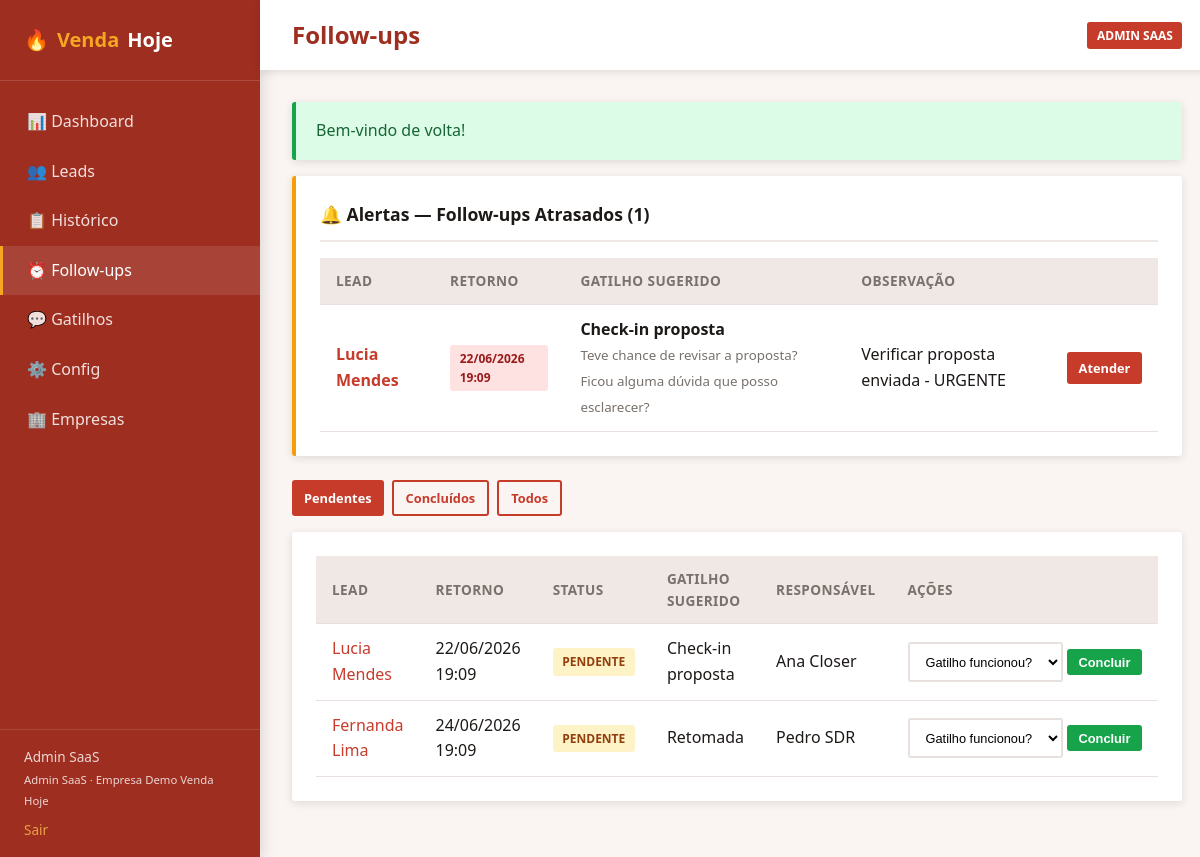
The app's page /venda_hoje/public/followups (signed in) with its own data.
### tables this page shows
CREATE TABLE IF NOT EXISTS followups (
    id INT UNSIGNED AUTO_INCREMENT PRIMARY KEY,
    lead_id INT UNSIGNED NOT NULL,
    atendimento_id INT UNSIGNED DEFAULT NULL,
    usuario_id INT UNSIGNED NOT NULL,
    data_retorno DATETIME NOT NULL,
    gatilho_sugerido_id INT UNSIGNED DEFAULT NULL,
    gatilho_funcionou TINYINT(1) DEFAULT NULL,
    status ENUM('pendente','concluido','cancelado') NOT NULL DEFAULT 'pendente',
    observacao TEXT,
    alerta_enviado TINYINT(1) NOT NULL DEFAULT 0,
    created_at TIMESTAMP DEFAULT CURRENT_TIMESTAMP,
    updated_at TIMESTAMP DEFAULT CURRENT_TIMESTAMP ON UPDATE CURRENT_TIMESTAMP,
    FOREIGN KEY (lead_id) REFERENCES leads(id) ON DELETE CASCADE,
    FOREIGN KEY (atendimento_id) REFERENCES atendimentos(id) ON DELETE SET NULL,
    FOREIGN KEY (usuario_id) REFERENCES usuarios(id) ON DELETE RESTRICT,
    FOREIGN KEY (gatilho_sugerido_id) REFERENCES gatilhos(id) ON DELETE SET NULL,
    INDEX idx_followups_data (data_retorno, status)
);

CREATE TABLE IF NOT EXISTS leads (
    id INT UNSIGNED AUTO_INCREMENT PRIMARY KEY,
    empresa_id INT UNSIGNED NOT NULL,
    nome VARCHAR(200) NOT NULL,
    email VARCHAR(150) DEFAULT NULL,
    telefone VARCHAR(20) DEFAULT NULL,
    empresa_nome VARCHAR(200) DEFAULT NULL,
    origem VARCHAR(100) DEFAULT NULL,
    etapa_funil ENUM(
        'novo_lead','em_contato','qualificado','videochamada_agendada',
        'videochamada_realizada','proposta_enviada','negociacao','fechado','perdido'
    ) NOT NULL DEFAULT 'novo_lead',
    sdr_id INT UNSIGNED DEFAULT NULL,
    closer_id INT UNSIGNED DEFAULT NULL,
    valor_estimado DECIMAL(12,2) DEFAULT NULL,
    observacoes TEXT,
    created_at TIMESTAMP DEFAULT CURRENT_TIMESTAMP,
    updated_at TIMESTAMP DEFAULT CURRENT_TIMESTAMP ON UPDATE CURRENT_TIMESTAMP,
    FOREIGN KEY (empresa_id) REFERENCES empresas(id) ON DELETE CASCADE,
    FOREIGN KEY (sdr_id) REFERENCES usuarios(id) ON DELETE SET NULL,
    FOREIGN KEY (closer_id) REFERENCES usuarios(id) ON DELETE SET NULL,
    INDEX idx_leads_etapa (etapa_funil),
    INDEX idx_leads_empresa (empresa_id)
);

CREATE TABLE IF NOT EXISTS gatilhos (
    id INT UNSIGNED AUTO_INCREMENT PRIMARY KEY,
    empresa_id INT UNSIGNED DEFAULT NULL,
    categoria VARCHAR(100) NOT NULL,
    etapa_funil VARCHAR(50) DEFAULT NULL,
    titulo VARCHAR(200) NOT NULL,
    texto TEXT NOT NULL,
    ativo TINYINT(1) NOT NULL DEFAULT 1,
    created_at TIMESTAMP DEFAULT CURRENT_TIMESTAMP,
    updated_at TIMESTAMP DEFAULT CURRENT_TIMESTAMP ON UPDATE CURRENT_TIMESTAMP,
    FOREIGN KEY (empresa_id) REFERENCES empresas(id) ON DELETE CASCADE
);

CREATE TABLE IF NOT EXISTS usuarios (
    id INT UNSIGNED AUTO_INCREMENT PRIMARY KEY,
    empresa_id INT UNSIGNED NOT NULL,
    nome VARCHAR(150) NOT NULL,
    email VARCHAR(150) NOT NULL,
    senha VARCHAR(255) NOT NULL,
    perfil ENUM('sdr','closer','gestor','admin_saas') NOT NULL DEFAULT 'sdr',
    ativo TINYINT(1) NOT NULL DEFAULT 1,
    created_at TIMESTAMP DEFAULT CURRENT_TIMESTAMP,
    updated_at TIMESTAMP DEFAULT CURRENT_TIMESTAMP ON UPDATE CURRENT_TIMESTAMP,
    UNIQUE KEY uk_usuario_email_empresa (email, empresa_id),
    FOREIGN KEY (empresa_id) REFERENCES empresas(id) ON DELETE CASCADE
);

### app/Core/Controller.php (called while the page is built, shortened)
<?php
abstract class Controller
{
    protected function view(string $view, array $data = [], ?string $layout = 'main'): void
    {
        View::render($view, $data, $layout);
    }
    protected function input(string $key, mixed $default = null): mixed
    {
        return $_POST[$key] ?? $_GET[$key] ?? $default;
    }
}

### app/Controllers/FollowupController.php (called while the page is built, shortened)
<?php
class FollowupController extends Controller
{
    private Followup $followupModel;
    public function __construct()
    {
        $this->followupModel = new Followup();
    }
    public function index(): void
    {
        $user = Auth::user();
        $status = $this->input('status', 'pendente');
        $followups = $this->followupModel->getFiltered(
            (int) $user['empresa_id'],
            ['status' => $status !== 'todos' ? $status : null],
            (int) $user['id'],
            $user['perfil']
        );
        $followupService = new FollowupService();
        $alertas = $followupService->getAlertasPendentes(
            (int) $user['empresa_id'],
            $user['perfil'] === 'sdr' ? (int) $user['id'] : null
        );
        $this->view('pages/followups/index', [
            'title' => 'Follow-ups',
            'followups' => $followups,
            'alertas' => $alertas,
            'status' => $status,
        ]);
    }
}

### public/index.php (called while the page is built, shortened)
<?php
$sessionConfig = require BASE_PATH . '/config/auth.php';
$router = new App\Core\Router();
$uri = $_SERVER['REQUEST_URI'] ?? '/';
$method = $_SERVER['REQUEST_METHOD'] ?? 'GET';
$router->dispatch($uri, $method);

### app/Core/Auth.php (called while the page is built, shortened)
<?php
class Auth
{
    public static function user(): ?array
    {
        return $_SESSION[self::SESSION_USER_KEY] ?? null;
    }
}

### app/Core/Model.php (called while the page is built, shortened)
<?php
abstract class Model
{
    protected PDO $db;
    public function __construct()
    {
        $this->db = Database::getInstance();
    }
    protected function query(string $sql, array $params = []): array
    {
        $stmt = $this->db->prepare($sql);
        $stmt->execute($params);
        return $stmt->fetchAll();
    }
}

### app/Helpers/functions.php (called while the page is built, shortened)
<?php
if (!function_exists('env')) {
    function env(string $key, mixed $default = null): mixed
    {
        $value = $_ENV[$key] ?? $_SERVER[$key] ?? null;
        return match (strtolower((string) $value)) {
            'true', '(true)' => true,
            'false', '(false)' => false,
            'empty', '(empty)' => '',
            'null', '(null)' => null,
            default => $value,
        };
    }
}
if (!function_exists('config')) {
    function config(string $key, mixed $default = null): mixed
    {
        static $configs = [];
        [$file, $item] = array_pad(explode('.', $key, 2), 2, null);
        if (!isset($configs[$file])) {
            $path = BASE_PATH . "/config/{$file}.php";
            $configs[$file] = file_exists($path) ? require $path : [];
        }
        return $configs[$file][$item] ?? $default;
    }
}
if (!function_exists('url')) {
    function url(string $path = ''): string
    {
        $base = rtrim(config('app.url'), '/');
        $path = $path === '' ? '' : '/' . ltrim($path, '/');
        return $base . $path;
    }
}
if (!function_exists('e')) {
    function e(?string $value): string
    {
        return htmlspecialchars($value ?? '', ENT_QUOTES, 'UTF-8');
    }
}
if (!function_exists('formatDate')) {
    function formatDate(?string $date, string $format = 'd/m/Y'): string
    {
        return (new DateTime($date))->format($format);
    }
}
if (!function_exists('formatDateTime')) {
    function formatDateTime(?string $date): string
    {
        return formatDate($date, 'd/m/Y H:i');
    }
}

### config/database.php (called while the page is built, shortened)
<?php
return [
    'host' => env('DB_HOST', '127.0.0.1'),
    'port' => env('DB_PORT', '3306'),
    'database' => env('DB_DATABASE', 'venda_hoje'),
    'username' => env('DB_USERNAME', 'root'),
    'password' => env('DB_PASSWORD', ''),
];

### app/Core/Database.php (called while the page is built, shortened)
<?php
class Database
{
    private static ?PDO $instance = null;
    public static function getInstance(): PDO
    {
        if (self::$instance === null) {
            $config = require BASE_PATH . '/config/database.php';
            $dsn = sprintf(
                'mysql:host=%s;port=%s;dbname=%s;charset=utf8mb4',
                $config['host'],
                $config['port'],
                $config['database']
            );
            try {
                self::$instance = new PDO($dsn, $config['username'], $config['password'], [
                    PDO::ATTR_ERRMODE => PDO::ERRMODE_EXCEPTION,
                    PDO::ATTR_DEFAULT_FETCH_MODE => PDO::FETCH_ASSOC,
                    PDO::ATTR_EMULATE_PREPARES => false,
                ]);
            } catch (PDOException $e) {
                throw new PDOException('Erro de conexão com o banco: ' . $e->getMessage());
            }
        }
        return self::$instance;
    }
}

### app/Models/Followup.php (called while the page is built, shortened)
<?php
class Followup extends Model
{
    public function rawQuery(string $sql, array $params = []): array
    {
        return $this->query($sql, $params);
    }
    public function getFiltered(int $empresaId, array $filters = [], ?int $usuarioId = null, string $perfil = 'sdr'): array
    {
        $sql = "SELECT f.*, l.nome AS lead_nome, l.etapa_funil, g.titulo AS gatilho_titulo, u.nome AS usuario_nome
                FROM followups f
                JOIN leads l ON l.id = f.lead_id
                JOIN usuarios u ON u.id = f.usuario_id
                LEFT JOIN gatilhos g ON g.id = f.gatilho_sugerido_id
                WHERE l.empresa_id = ?";
        $params = [$empresaId];
        if (!empty($filters['status'])) {
            $sql .= " AND f.status = ?";
            $params[] = $filters['status'];
        }
        $sql .= " ORDER BY f.data_retorno ASC";
        return $this->query($sql, $params);
    }
}

### app/Services/FollowupService.php (called while the page is built, shortened)
<?php
class FollowupService
{
    public function getAlertasPendentes(int $empresaId, ?int $usuarioId = null): array
    {
        $sql = "SELECT f.*, l.nome AS lead_nome, l.etapa_funil, g.titulo AS gatilho_titulo, g.texto AS gatilho_texto,
                       u.nome AS usuario_nome
                FROM followups f
                JOIN leads l ON l.id = f.lead_id
                JOIN usuarios u ON u.id = f.usuario_id
                LEFT JOIN gatilhos g ON g.id = f.gatilho_sugerido_id
                WHERE l.empresa_id = ? AND f.status = 'pendente' AND f.data_retorno <= NOW()";
        $params = [$empresaId];
        $sql .= " ORDER BY f.data_retorno ASC";
        $model = new \App\Models\Followup();
        return $model->rawQuery($sql, $params);
    }
}

### config/app.php (called while the page is built, shortened)
<?php
return [
    'name' => env('APP_NAME', 'Venda Hoje CRM'),
    'env' => env('APP_ENV', 'local'),
    'debug' => env('APP_DEBUG', true),
    'url' => rtrim(env('APP_URL', 'http://localhost'), '/'),
    'key' => env('APP_KEY', ''),
    'timezone' => 'America/Sao_Paulo',
    'funil_etapas' => [
        'novo_lead',
        'em_contato',
        'qualificado',
        'videochamada_agendada',
        'videochamada_realizada',
        'proposta_enviada',
        'negociacao',
        'fechado',
        'perdido',
    ],
    'funil_labels' => [
        'novo_lead' => 'Novo Lead',
        'em_contato' => 'Em Contato',
        'qualificado' => 'Qualificado',
        'videochamada_agendada' => 'Videochamada Agendada',
        'videochamada_realizada' => 'Videochamada Realizada',
        'proposta_enviada' => 'Proposta Enviada',
        'negociacao' => 'Negociação',
        'fechado' => 'Fechado',
        'perdido' => 'Perdido',
    ],
    'canais_atendimento' => ['telefone', 'whatsapp', 'email', 'videochamada', 'presencial', 'outro'],
    'perfis' => ['sdr', 'closer', 'gestor', 'admin_saas'],
    'perfil_labels' => [
        'sdr' => 'SDR',
        'closer' => 'Closer',
        'gestor' => 'Gestor',
        'admin_saas' => 'Admin SaaS',
    ],
];

### app/Views/pages/followups/index.php (the view, shortened to what this page needs)
<?php if (!empty($alertas)): ?>
<div class="card" style="border-left: 4px solid var(--warning);">
    <div class="card-header">
        <span class="card-title">🔔 Alertas — Follow-ups Atrasados (<?= count($alertas) ?>)</span>
    </div>
    <table>
        <thead><tr><th>Lead</th><th>Retorno</th><th>Gatilho Sugerido</th><th>Observação</th><th></th></tr></thead>
        <tbody>
        <?php foreach ($alertas as $a): ?>
            <tr>
                <td><a href="<?= url('/leads/' . $a['lead_id']) ?>"><strong><?= e($a['lead_nome']) ?></strong></a></td>
                <td><span class="badge badge-danger"><?= formatDateTime($a['data_retorno']) ?></span></td>
                <td>
                    <?php if ($a['gatilho_titulo']): ?>
                        <strong><?= e($a['gatilho_titulo']) ?></strong><br>
                        <small class="text-muted"><?= e(mb_substr($a['gatilho_texto'] ?? '', 0, 80)) ?></small>
                    <?php else: ?>-<?php endif; ?>
                </td>
                <td><?= e($a['observacao'] ?? '-') ?></td>
                <td>
                    <a href="<?= url('/leads/' . $a['lead_id'] . '/atendimento') ?>" class="btn btn-sm btn-primary">Atender</a>
                </td>
            </tr>
        <?php endforeach; ?>
        </tbody>
    </table>
</div>
<?php endif; ?>
<div class="flex gap-1 mb-2">
    <a href="<?= url('/followups?status=pendente') ?>" class="btn btn-sm <?= $status === 'pendente' ? 'btn-primary' : 'btn-outline' ?>">Pendentes</a>
    <a href="<?= url('/followups?status=concluido') ?>" class="btn btn-sm <?= $status === 'concluido' ? 'btn-primary' : 'btn-outline' ?>">Concluídos</a>
    <a href="<?= url('/followups?status=todos') ?>" class="btn btn-sm <?= $status === 'todos' ? 'btn-primary' : 'btn-outline' ?>">Todos</a>
</div>
<div class="card">
    <?php if (empty($followups)): ?>
        <div class="empty-state">Nenhum follow-up encontrado.</div>
    <?php else: ?>
    <table>
        <thead>
            <tr>
                <th>Lead</th>
                <th>Retorno</th>
                <th>Status</th>
                <th>Gatilho Sugerido</th>
                <th>Responsável</th>
                <th>Ações</th>
            </tr>
        </thead>
        <tbody>
        <?php foreach ($followups as $f): ?>
            <tr>
                <td><a href="<?= url('/leads/' . $f['lead_id']) ?>"><?= e($f['lead_nome']) ?></a></td>
                <td><?= formatDateTime($f['data_retorno']) ?></td>
                <td><span class="badge badge-<?= $f['status'] === 'pendente' ? 'warning' : 'success' ?>"><?= e($f['status']) ?></span></td>
                <td><?= e($f['gatilho_titulo'] ?? '-') ?></td>
                <td><?= e($f['usuario_nome']) ?></td>
                <td>
                    <?php if ($f['status'] === 'pendente'): ?>
                    <form method="POST" action="<?= url('/followups/' . $f['id'] . '/concluir') ?>" style="display:flex; gap:0.25rem; align-items:center;">
                        <select name="gatilho_funcionou" class="form-control" style="width:auto; font-size:0.8rem;">
                            <option value="">Gatilho funcionou?</option>
                        </select>
                        <button type="submit" class="btn btn-sm btn-success" style="background:var(--success);color:#fff;">Concluir</button>
                    </form>
                    <?php endif; ?>
                </td>
            </tr>
        <?php endforeach; ?>
        </tbody>
    </table>
    <?php endif; ?>
</div>

### app/Core/Router.php (shortened to what this page needs)
<?php
class Router
{
    private array $routes = [];
    private function addRoute(string $method, string $path, array $handler, array $middleware): void
    {
        $this->routes[] = [
            'method' => $method,
            'path' => $path,
            'handler' => $handler,
            'middleware' => $middleware,
        ];
    }
    public function dispatch(string $uri, string $method): void
    {
        $uri = parse_url($uri, PHP_URL_PATH) ?: '/';
        $basePath = parse_url(config('app.url'), PHP_URL_PATH) ?: '';
        if ($basePath && str_starts_with($uri, $basePath)) {
            $uri = substr($uri, strlen($basePath)) ?: '/';
        }
        $uri = rtrim($uri, '/') ?: '/';
        foreach ($this->routes as $route) {
            $params = $this->match($route['path'], $uri);
            if ($params !== false && $route['method'] === $method) {
                [$controllerClass, $action] = $route['handler'];
                $controller = new $controllerClass();
                call_user_func_array([$controller, $action], $params);
                return;
            }
        }
    }
    private function match(string $routePath, string $uri): array|false
    {
        $pattern = preg_replace('/\{([a-zA-Z_]+)\}/', '([^/]+)', $routePath);
        $pattern = '#^' . $pattern . '$#';
        if (!preg_match($pattern, $uri, $matches)) {
            return false;
        }
        array_shift($matches);
        return $matches;
    }
}

### records on screen
followups: lead.nome "Lucia Mendes", data_retorno "22/06/2026 19:09", gatilho_sugerido.titulo "Check-in proposta", gatilho_sugerido.texto "Teve chance de revisar a proposta? Ficou alguma dúvida que posso esclarecer?", observacao "Verificar proposta enviada - URGENTE", status "PENDENTE", usuario.nome "Ana Closer"
followups: lead.nome "Fernanda Lima", data_retorno "24/06/2026 19:09", status "PENDENTE", gatilho_sugerido.titulo "Retomada", usuario.nome "Pedro SDR"

### other values on screen
$message "Bem-vindo de volta!"
count($alertas) "1"
